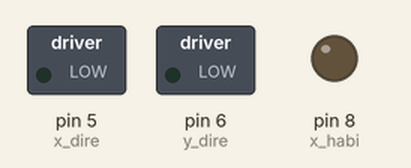
Bench run of a sketch on a simulated Arduino Uno, built with avr-gcc and run on an emulated ATmega328P. Parts: switched loads named in the sketch (green lamp = pin HIGH), output pins drawn as LEDs (lit = HIGH). Pins used as bus, display or sensor lines are not drawn.

Above: at 0.9 s.
At 3.8 s:
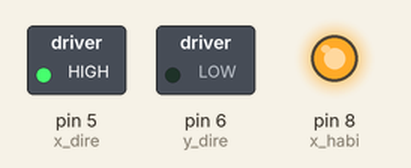
At 5.0 s:
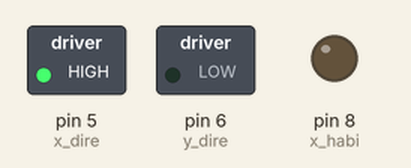
At 6.8 s:
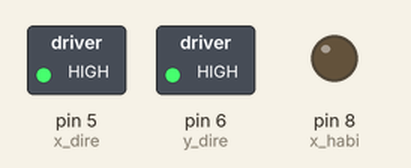
At 8.0 s:
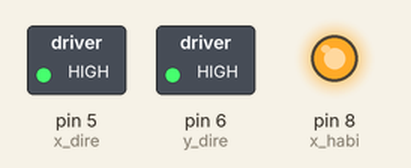
At 9.1 s:
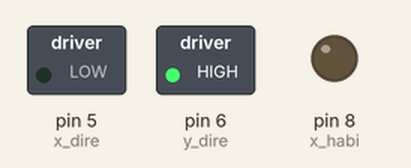
Timing chart, 0 to 10.7 s (numbered marks = the images above):
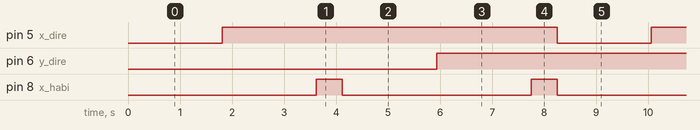

Measured:
- by itself, pin 5 (x_dire), pin 6 (y_dire): alternates HIGH for 6.4 s and LOW for 1.8 s
- by itself, pin 8 (x_habi): alternates HIGH for 0.50 s and LOW for 3.6 s

The sketch:

inmoov_Hombro.ino
```cpp
// Prueba Shield CNC, Driver, Motores de Pasos y Arduino UNO
// By: www.dinastiatecnologica.com
//
#define x_paso 2    // Define el Pin de STEP para Motor de eje X
#define x_dire 5    // Define el Pin de DIR  para Motor de eje X
#define x_habi 8    // Define el Pin de ENABLE  para Motor de eje X
#define y_paso 3
#define y_dire 6
#define y_habi 8
#define z_paso 4
#define z_dire 7
#define z_habi 8

int retardo = 600;   // Menor numero el giro es mas rapido
int tiempo = 1500
;   // durante cuanto timpo da el giro el motor (vueltas)

void setup() {
pinMode(x_paso, OUTPUT); pinMode(x_dire, OUTPUT); pinMode(x_habi, OUTPUT);


pinMode(y_paso, OUTPUT); pinMode(y_dire, OUTPUT); pinMode(y_habi, OUTPUT);

}

void giro(int paso_,int dire_,int habi_) {
   digitalWrite(habi_, LOW);  // Habilita el Driver
   digitalWrite(dire_, LOW);   // direccion de giro 1
   for(int i=0;i<tiempo;i++){  // da  pasos por un tiempo
    digitalWrite(paso_, HIGH);
    delayMicroseconds(retardo);
    digitalWrite(paso_, LOW);
    delayMicroseconds(retardo);
   }
  digitalWrite(dire_, HIGH);   // direccion de giro 2
  for(int i=0;i<tiempo;i++){   // da  pasos por un tiempo
    digitalWrite(paso_, HIGH);
    delayMicroseconds(retardo);
    digitalWrite(paso_, LOW);
    delayMicroseconds(retardo);
  }
  digitalWrite(habi_, HIGH);   // quita la habilitacion del Driver

 delay(500);
}

void giro2(int paso_,int dire_,int habi_) {
   digitalWrite(habi_, LOW);  // Habilita el Driver
   digitalWrite(dire_, LOW);   // direccion de giro 1
   for(int i=0;i<tiempo;i++){  // da  pasos por un tiempo
    digitalWrite(paso_, HIGH);
    delayMicroseconds(retardo);
    digitalWrite(paso_, LOW);
    delayMicroseconds(retardo);
   }
  digitalWrite(dire_, HIGH);   // direccion de giro 2
  for(int i=0;i<tiempo;i++){   // da  pasos por un tiempo
    digitalWrite(paso_, HIGH);
    delayMicroseconds(retardo);
    digitalWrite(paso_, LOW);
    delayMicroseconds(retardo);
  }
  digitalWrite(habi_, HIGH);   // quita la habilitacion del Driver

 delay(500);
}

void loop() {

while (true) {
  giro(x_paso,x_dire,x_habi);
  giro2(y_paso,y_dire,y_habi);
 // giro(z_paso,z_dire,z_habi);
}
}
```
